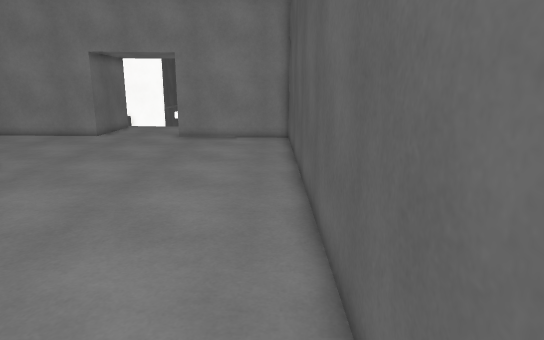
view 1 (above)

13 first-person views from a walk through a 3-D level made in the Unity game engine. The camera is 1.5 m above the floor, tilts 14° down and sees 75° across. The floor is counted in squares, 0.51 m on a side. Each view is taken from the middle of a square. On the plan, view 1 faces up. The plan holds only what a view shows up to about 20 squares ahead; the rest is blank. The place goes on beyond the plan. The player character is not drawn. Surface patterns are stand-ins for the level's own textures.

view 2
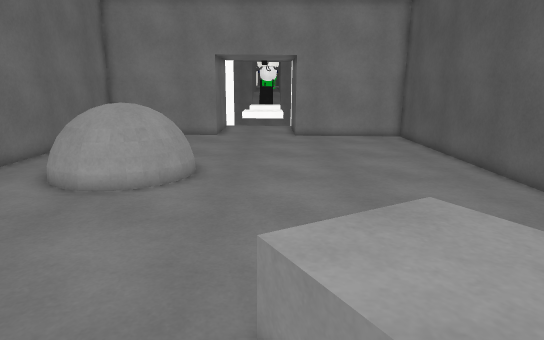

view 3
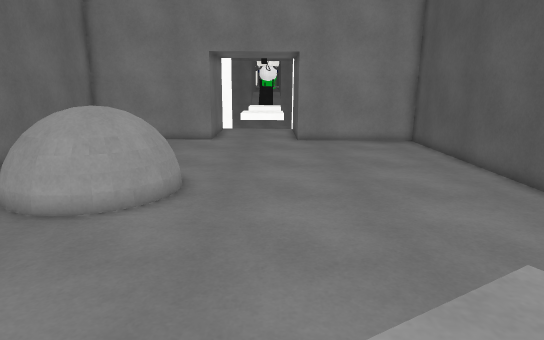

view 4
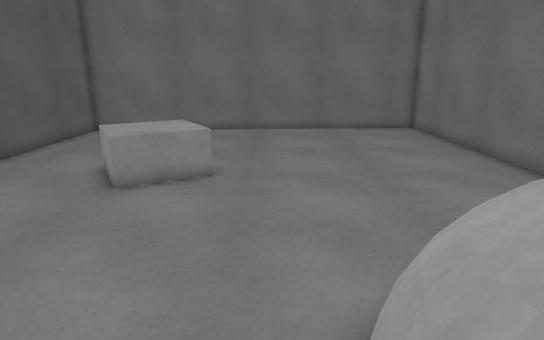

view 5
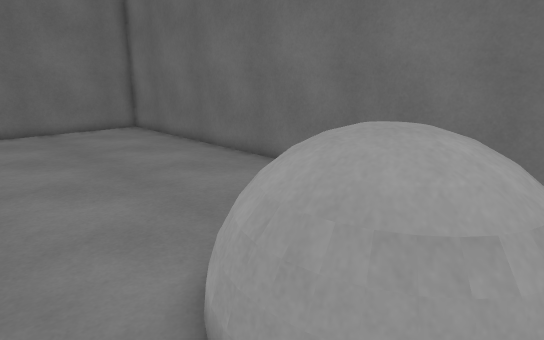

view 6
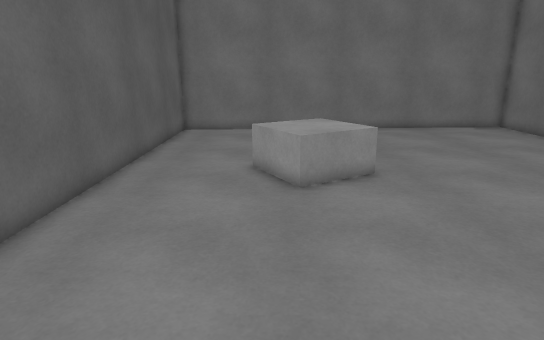

view 7
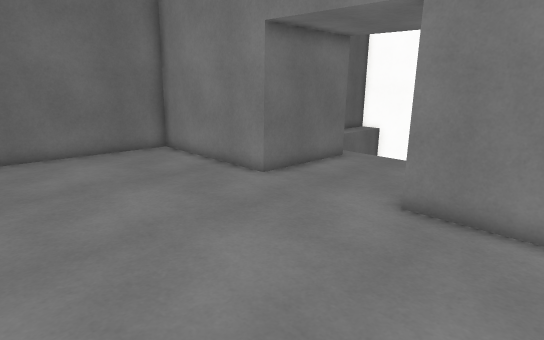

view 8
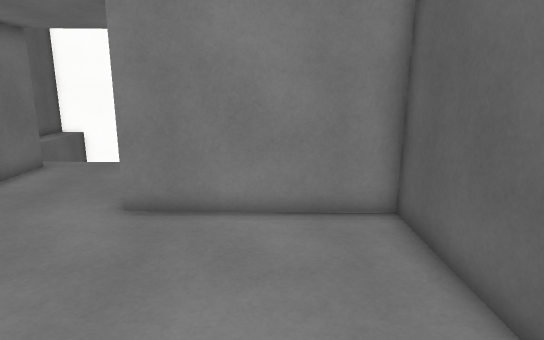

view 9
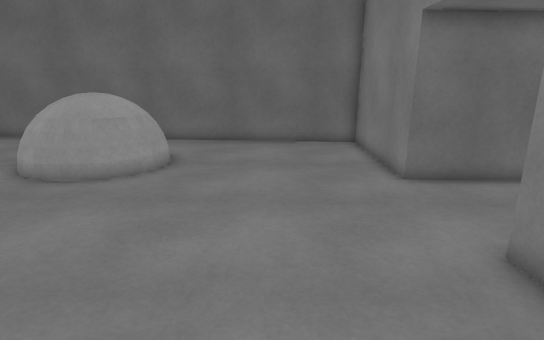

view 10
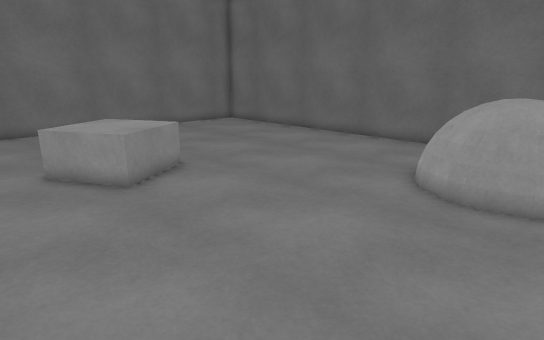

view 11
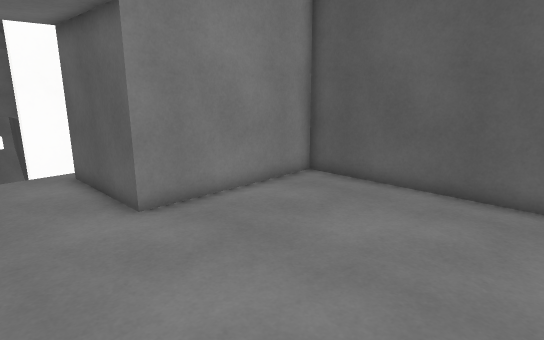

view 12
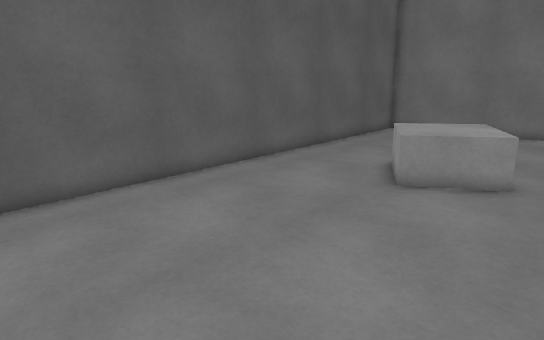

view 13
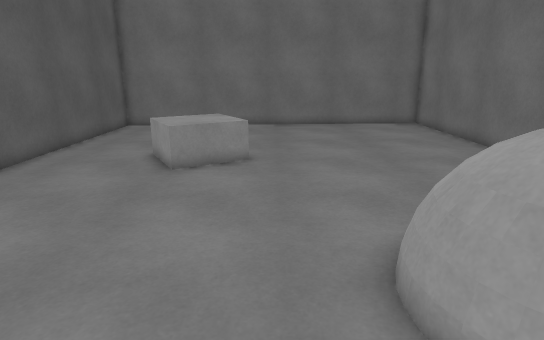

### Floor plan
Key: @ floor where view 1 was taken; # wall or solid block; . main floor; - floor 0.25 m lower than the main floor; _ floor 0.5 m lower than the main floor; = window, fence, low wall or low ledge; ^ raised ledge.
Columns run from 17 left of view 1 to 1 right of it. Each row starts with its distance up from view 1.
 27        -____
 26       #-----#
 25       ##---##
 24        #---#
 23        #---#
 22        #---#
 21 ########---########
 20 #.........--------#
 19 #...........------#
 18 #.............----#
 17 #..............---#
 16 #................-#
 15 #.................#
 14 #.................#
 13 #...===...........#
 12 #.  ^^^=..........#
 11 #..=^^^=..........#
 10 #..=^^^=..........#
  9 # ..===...........#
  8 #  ...............#
  7 #.................#
  6 #.................#
  5 #.................#
  4 #...........^.....#
  3 #.........=^^^....#
  2 #.........^^^^=...#
  1 #..........^^^....#
  0 #..........==....@#
 -1 #..........  .....#
 -2 #........... .....#
 -3 #........... .....#
 -4 #........... .....#
 -5 #.................#
 -6 #.................#
 -7 ###################

Positions as (right, up) in squares from view 1, and headings:
1: (0, 0), facing up
2: (-7, -1), facing up
3: (-7, 1), facing up
4: (-9, 13), facing down
5: (-8, 13), facing down-left
6: (-4, 13), facing down
7: (-2, 13), facing up-left
8: (-2, 13), facing up
9: (0, 17), facing left
10: (-1, 13), facing down-left
11: (-9, 13), facing up-right
12: (-9, 13), facing down-right
13: (-8, 15), facing down
